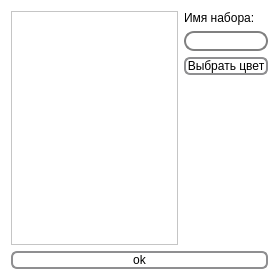
<?xml version="1.0" encoding="UTF-8"?>
<ui version="4.0">
 <class>ColorForm</class>
 <widget class="QWidget" name="ColorForm">
  <property name="geometry">
   <rect>
    <x>0</x>
    <y>0</y>
    <width>279</width>
    <height>280</height>
   </rect>
  </property>
  <property name="palette">
   <palette>
    <active>
     <colorrole role="WindowText">
      <brush brushstyle="SolidPattern">
       <color alpha="255">
        <red>0</red>
        <green>0</green>
        <blue>0</blue>
       </color>
      </brush>
     </colorrole>
     <colorrole role="Button">
      <brush brushstyle="SolidPattern">
       <color alpha="255">
        <red>255</red>
        <green>255</green>
        <blue>255</blue>
       </color>
      </brush>
     </colorrole>
     <colorrole role="Text">
      <brush brushstyle="SolidPattern">
       <color alpha="255">
        <red>0</red>
        <green>0</green>
        <blue>0</blue>
       </color>
      </brush>
     </colorrole>
     <colorrole role="ButtonText">
      <brush brushstyle="SolidPattern">
       <color alpha="255">
        <red>0</red>
        <green>0</green>
        <blue>0</blue>
       </color>
      </brush>
     </colorrole>
     <colorrole role="Base">
      <brush brushstyle="SolidPattern">
       <color alpha="255">
        <red>255</red>
        <green>255</green>
        <blue>255</blue>
       </color>
      </brush>
     </colorrole>
     <colorrole role="Window">
      <brush brushstyle="SolidPattern">
       <color alpha="255">
        <red>255</red>
        <green>255</green>
        <blue>255</blue>
       </color>
      </brush>
     </colorrole>
     <colorrole role="PlaceholderText">
      <brush brushstyle="NoBrush">
       <color alpha="128">
        <red>0</red>
        <green>0</green>
        <blue>0</blue>
       </color>
      </brush>
     </colorrole>
    </active>
    <inactive>
     <colorrole role="WindowText">
      <brush brushstyle="SolidPattern">
       <color alpha="255">
        <red>0</red>
        <green>0</green>
        <blue>0</blue>
       </color>
      </brush>
     </colorrole>
     <colorrole role="Button">
      <brush brushstyle="SolidPattern">
       <color alpha="255">
        <red>255</red>
        <green>255</green>
        <blue>255</blue>
       </color>
      </brush>
     </colorrole>
     <colorrole role="Text">
      <brush brushstyle="SolidPattern">
       <color alpha="255">
        <red>0</red>
        <green>0</green>
        <blue>0</blue>
       </color>
      </brush>
     </colorrole>
     <colorrole role="ButtonText">
      <brush brushstyle="SolidPattern">
       <color alpha="255">
        <red>0</red>
        <green>0</green>
        <blue>0</blue>
       </color>
      </brush>
     </colorrole>
     <colorrole role="Base">
      <brush brushstyle="SolidPattern">
       <color alpha="255">
        <red>255</red>
        <green>255</green>
        <blue>255</blue>
       </color>
      </brush>
     </colorrole>
     <colorrole role="Window">
      <brush brushstyle="SolidPattern">
       <color alpha="255">
        <red>255</red>
        <green>255</green>
        <blue>255</blue>
       </color>
      </brush>
     </colorrole>
     <colorrole role="PlaceholderText">
      <brush brushstyle="NoBrush">
       <color alpha="128">
        <red>0</red>
        <green>0</green>
        <blue>0</blue>
       </color>
      </brush>
     </colorrole>
    </inactive>
    <disabled>
     <colorrole role="WindowText">
      <brush brushstyle="SolidPattern">
       <color alpha="255">
        <red>0</red>
        <green>0</green>
        <blue>0</blue>
       </color>
      </brush>
     </colorrole>
     <colorrole role="Button">
      <brush brushstyle="SolidPattern">
       <color alpha="255">
        <red>255</red>
        <green>255</green>
        <blue>255</blue>
       </color>
      </brush>
     </colorrole>
     <colorrole role="Text">
      <brush brushstyle="SolidPattern">
       <color alpha="255">
        <red>0</red>
        <green>0</green>
        <blue>0</blue>
       </color>
      </brush>
     </colorrole>
     <colorrole role="ButtonText">
      <brush brushstyle="SolidPattern">
       <color alpha="255">
        <red>0</red>
        <green>0</green>
        <blue>0</blue>
       </color>
      </brush>
     </colorrole>
     <colorrole role="Base">
      <brush brushstyle="SolidPattern">
       <color alpha="255">
        <red>255</red>
        <green>255</green>
        <blue>255</blue>
       </color>
      </brush>
     </colorrole>
     <colorrole role="Window">
      <brush brushstyle="SolidPattern">
       <color alpha="255">
        <red>255</red>
        <green>255</green>
        <blue>255</blue>
       </color>
      </brush>
     </colorrole>
     <colorrole role="PlaceholderText">
      <brush brushstyle="NoBrush">
       <color alpha="128">
        <red>0</red>
        <green>0</green>
        <blue>0</blue>
       </color>
      </brush>
     </colorrole>
    </disabled>
   </palette>
  </property>
  <property name="windowTitle">
   <string>Form</string>
  </property>
  <property name="styleSheet">
   <string notr="true">QPushButton {
     border: 2px solid #8f8f91;
     border-radius: 6px;
     background-color: qlineargradient(x1: 0, y1: 0, x2: 0, y2: 1,
                                       stop: 0 #f6f7fa, stop: 1 #dadbde);
     min-width: 80px;
	color : black; 
 }
 QMainWindow::separator {
     background: yellow;
     width: 10px; /* когда вертикальный */
     height: 10px; /* когда горизонтальный */
 }
QMenu {
     background-color: #ABABAB; /* устанавливаем фон меню */
     border: 1px solid black;
 }
 QMenuBar {
     background-color: qlineargradient(x1:0, y1:0, x2:0, y2:1,
                                       stop:0 lightgray, stop:1 darkgray);
 }
QMenuBar::item {
     spacing: 3px; /* интервал между пунктами меню */
     padding: 1px 4px;
     background: transparent;
     border-radius: 4px;
 }

 QMenuBar::item:selected { /* когда выделено с помощью мыши или клавиатуры */
     background: #a8a8a8;
 }

 QMenuBar::item:pressed {
     background: #888888;
 }
QLineEdit {
    border: 2px solid gray;
    border-radius: 10px;
    padding: 0 8px;
    background: rgb(255, 3, 57);
    selection-background-color: darkgray;
	color : black; 
}
QPushButton:hover {
     border: 2px solid black;
     border-radius: 6px;
     background-color: qlineargradient(x1: 0, y1: 0, x2: 0, y2: 1,
                                       stop: 0 #f6f7fa, stop: 1 #dadbde);
     min-width: 80px;
}
QWidget {
    background-color: rgb(255, 255, 255); /*цвет фона таблицы*/
    color: rgb(247, 255, 253);
	color : black; 
}

QHeaderView::section {
    background-color: rgb(192, 215, 223);
    padding: 4px;
    border: 1px solid #fffff8;
    font-size: 14pt;
	color : black; 
}

QTableWidget {
    gridline-color:rgb(165, 165, 165);
    font-size: 10pt;
	color : black; 

}

QTableWidget QTableCornerButton::section {
    background-color: rgb(255, 255, 255); /*#ПЕРВОЙ ЯЧЕЙКИ ЦВЕТ*/
    border: 1px solid rgb(0, 0, 0); /*цвет границ*/
}
 QScrollBar:vertical {
     border: 2px solid grey;
     background: rgb(205, 253, 252)
     width: 15px;
     margin: 22px 0 22px 0;
 }</string>
  </property>
  <layout class="QVBoxLayout" name="verticalLayout_2">
   <item>
    <layout class="QHBoxLayout" name="horizontalLayout">
     <item>
      <widget class="QTableWidget" name="tableWidget">
       <property name="styleSheet">
        <string notr="true"/>
       </property>
      </widget>
     </item>
     <item>
      <layout class="QVBoxLayout" name="verticalLayout">
       <item>
        <widget class="QLabel" name="label">
         <property name="text">
          <string>Имя набора:</string>
         </property>
        </widget>
       </item>
       <item>
        <widget class="QLineEdit" name="lineEdit"/>
       </item>
       <item>
        <widget class="QPushButton" name="chooseColorButton">
         <property name="text">
          <string>Выбрать цвет</string>
         </property>
        </widget>
       </item>
       <item>
        <spacer name="verticalSpacer">
         <property name="orientation">
          <enum>Qt::Vertical</enum>
         </property>
         <property name="sizeHint" stdset="0">
          <size>
           <width>20</width>
           <height>40</height>
          </size>
         </property>
        </spacer>
       </item>
      </layout>
     </item>
    </layout>
   </item>
   <item>
    <widget class="QPushButton" name="pushButton">
     <property name="text">
      <string>ok</string>
     </property>
    </widget>
   </item>
  </layout>
 </widget>
 <resources/>
 <connections/>
</ui>
